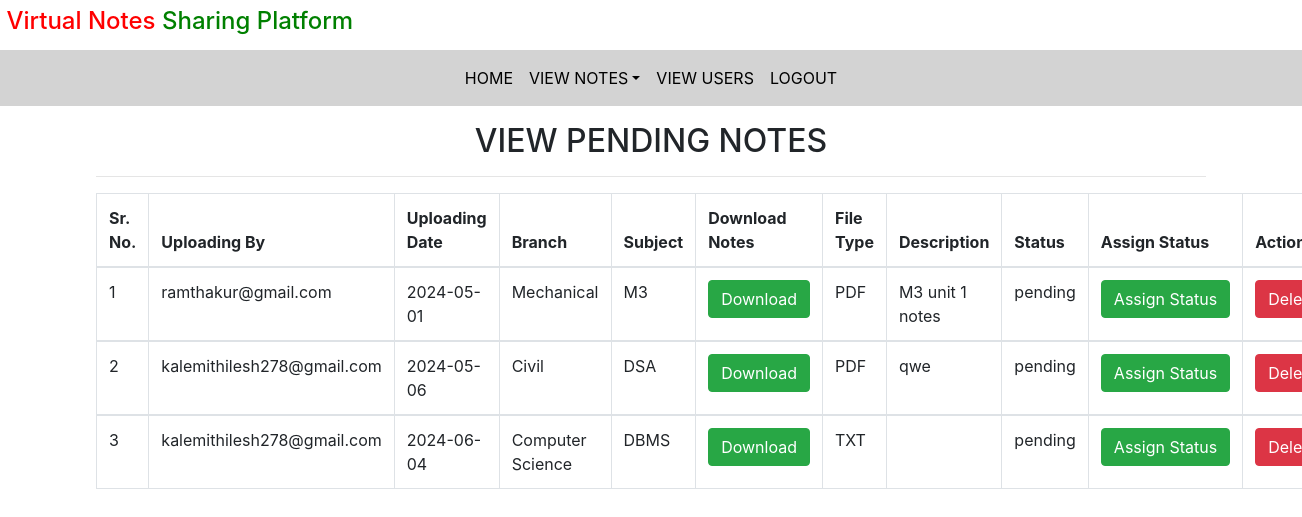
/pending_notes/ (signed in), run on the app's committed database.
### notes/models.py (models this page shows, shortened)
class Notes(models.Model):
    user = models.ForeignKey(User, on_delete=models.CASCADE)
    uploadingdate = models.CharField(max_length=30)
    branch = models.CharField(max_length=30)
    subject = models.CharField(max_length=30)
    notesfile = models.FileField( null=True)
    filetype= models.CharField(max_length=30, null=True)
    description = models.CharField(max_length=200, null=True)
    status = models.CharField(max_length=15)

### notes/views.py (the view)
# urls.py: path('pending_notes/',pending_notes, name='pending_notes'),
def pending_notes(request):
    if not request.user.is_authenticated:
        return redirect('login_admin')
    notes = Notes.objects.filter(status="pending")
    d = {'notes':notes}
    return render(request, 'pending_notes.html', d)

### notes/Templates/pending_notes.html (shortened to what this page needs)
{% extends 'admin_nav.html' %}
{% load static %}
{% block body %}
<link rel="stylesheet" href="https://cdnjs.cloudflare.com/ajax/libs/twitter-bootstrap/4.5.2/css/bootstrap.css">
<link rel="stylesheet" href="https://cdn.datatables.net/2.0.4/css/dataTables.bootstrap4.css">
<div class="container mt-3 mb-3">
     <h2 class="text-center">VIEW PENDING NOTES</h2>
            <hr>
<table class="table table-bordered" id="example">
    <thead>
    <tr>
      <th> Sr. No.</th>
        <th>Uploading By</th>
       <th>Uploading Date</th>
        <th>Branch</th>
        <th>Subject</th>
        <th>Download Notes</th>
        <th> File Type</th>
        <th>Description</th>
        <th> Status</th>
        <th> Assign Status</th>
        <th> Action</th>
    </tr>
    </thead>
    {% for i in notes %}
    <tbody>
    <tr>
        <td>{{forloop.counter}}</td>
        <td>{{i.user.username}}</td>
        <td>{{i.uploadingdate}}</td>
         <td>{{i.branch}}</td>
         <td>{{i.subject}}</td>
         <td><a href="{{i.notesfile.url}}" class="btn btn-success"download >Download</a></td>
         <td>{{i.filetype}}</td>
         <td>{{i.description}}</td>
         <td>{{i.status}}</td>
        <td><a href="{% url 'assign_status' i.id %}" class="btn btn-success" >Assign&nbsp;Status</a></td>
         <td><a href="{% url 'delete_notes' i.id %}" class="btn btn-danger" onclick="return confirm('Are You sure?')">Delete</a></td>
    </tr>
    {% endfor%}
   </tbody>
</table>
</div>
{% endblock %}

### data on the page
Notes: user.username "ramthakur@gmail.com", uploadingdate "2024-05-01", branch "Mechanical", subject "M3", filetype "PDF", description "M3 unit 1 notes", status "pending"
Notes: user.username "kalemithilesh278@gmail.com", uploadingdate "2024-05-06", branch "Civil", subject "DSA", filetype "PDF", description "qwe", status "pending"
Notes: user.username "kalemithilesh278@gmail.com", uploadingdate "2024-06-04", branch "Computer Science", subject "DBMS", filetype "TXT", status "pending"
